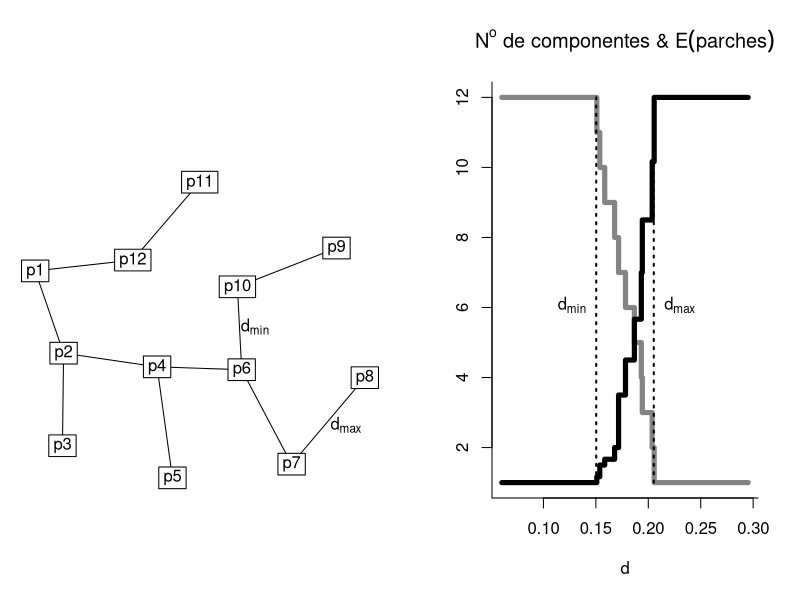

Write R code to recreate this figure.
## MST Y E(parches)

require(vegan)
require(igraph)
curr <- getwd()
ptos <- read.csv('ptos.csv')
rownames(ptos) <- paste('p', 1:12, sep='')
dis  <- dist(ptos)
sptr <- spantree(dis)
par(mfcol=c(1,2), mar=c(1, 1, 4, 1) + 0.1)
#~ par(mar=c(5, 4, 4, 2) + 0.1)
plot(sptr, cmdscale(dis), type='t', xlab='', ylab='', cex=1, cex.lab=1.4,
  bty='n', xaxt='n', yaxt='n')
text(.28, -.15, expression(d[max]))
text(.115, .028, expression(d[min]))

makegraph <- function(dis, pts, d_) {
	if(missing(dis)) {
		if(missing(pts))
			stop("Both dis & pts are empty!!")
		dis <- dist(pts)
	}
	m <- as.matrix(dis)
	m <- ifelse(m <= d_, 1, 0)
	0 -> diag(m)
	g <- graph.adjacency(m, mode='undirected', diag=FALSE)
	return(g)
}
expval <- function (x) {
# Extracts expected value from a vector of ocurrences
  table(x) -> tab
  sort(unique(x)) -> values
  values * as.vector(tab) -> suma
  suma / sum(suma) -> pr
  sum(values * pr) -> expvalue
  return(expvalue)
}

nd_ <- 250
d_min <- min(dis)
d_max <- max(sptr$dist)
d_i <- d_min - .09
d_f <- d_max + .09
d_  <- seq(d_i, d_f, , nd_)

ncl <- numeric(nd_)
cls <- vector('list', nd_)

for(i in 1:nd_) {
	g   <- makegraph(dis, ptos, d_[i])
	cl  <- clusters(g)
	ncl[i]   <- cl$no
	cls[[i]] <- cl$csize
}
par(mar=c(5, 4.5, 4, 2) + 0.1)
plot(ncl ~ d_, type='n', xlab='d', ylab='', main=expression(paste(N^{o},
  ' de componentes & ', E(parches))), bty='l')
points(ncl ~ d_, type='s', lwd=5, col='#848484')
# abline(v=c(d_min, d_max), col='#5C5C5C', lwd=2, lty=3)
segments(d_min, 1, d_min, 12, lwd=2, lty=3)
segments(d_max, 1, d_max, 12, lwd=2, lty=3)
# for(j in 1:nd_) points(cbind(d_[j], cls[[j]]), pch=20, cex=.8)
expectPatches <- sapply(cls, expval)
lines(expectPatches ~ d_, type='s', lwd=5)
text(d_max + .0005, 6, expression(d[max]), pos=4)
text(d_min - .0005, 6, expression(d[min]), pos=2)

par(mfcol=c(1,1), mar=c(5, 4, 4, 2) + 0.1)

## IMAGEN DEL PAISAJE (PARCHES)

## dist mínima: entre los parches 6 y 10
## dist máxima: entre los parches 7 y 8
# 
# par(mfcol=c(1,1), mar=c(5, 4.5, 4, 2) + 0.1)
# plot(ptos, cex.lab=1.4, cex=4, pch=19, col='#7F7F7F', asp=1)             
# points(ptos, cex=4)
# with(ptos, segments(x[6], y[6], x[10], y[10]))
# with(ptos, segments(x[7], y[7], x[8], y[8]))
# 
# l1 <- ptos[6,] + (ptos[10,] - ptos[6,]) / 2
# l2 <- ptos[7,] + (ptos[8,] - ptos[7,]) / 2
# text(l1, labels=expression(d[min]), pos=3)
# text(l2, expression(d[max]), pos=2)

